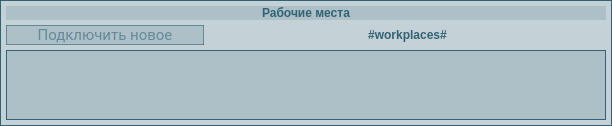
          <widget class="QFrame" name="workplace_frame">
           <property name="styleSheet">
            <string notr="true">font-size: 9pt;
color: rgba(50, 98, 115, 255);
border: 1px solid  rgba(50, 98, 115, 255);
background-color: rgba(50, 98, 115, 40);</string>
           </property>
           <layout class="QGridLayout" name="gridLayout_4">
            <property name="leftMargin">
             <number>5</number>
            </property>
            <property name="topMargin">
             <number>5</number>
            </property>
            <property name="rightMargin">
             <number>5</number>
            </property>
            <property name="bottomMargin">
             <number>5</number>
            </property>
            <property name="spacing">
             <number>5</number>
            </property>
            <item row="2" column="0" colspan="6">
             <widget class="QTableWidget" name="tableWidget">
              <property name="minimumSize">
               <size>
                <width>600</width>
                <height>0</height>
               </size>
              </property>
              <property name="maximumSize">
               <size>
                <width>600</width>
                <height>16777215</height>
               </size>
              </property>
              <property name="styleSheet">
               <string notr="true">QTableWidget {
   selection-background-color: rgba(50, 98, 115, 120);
   background-color: rgba(50, 98, 115, 40);
   color: #FFFFFF;
   font-weight: Normal;
   border-color: rgba(50, 98, 115, 255);
}

QHeaderView::section {
   background-color: rgba(50, 98, 115, 220);
   color: #FFFFFF;
   font-family: Roboto;
   font-size: 15px;
   font-weight: Normal;
}

QTableWidget::item {
   selection-background-color: rgba(50, 98, 115, 120);
   background-color: rgba(50, 98, 115, 40);
   color: #13242B;
   font-size: 15px;
   font-weight: Normal;
   border-style: none;
   border-bottom: #13242B;
}

QScrollBar {
background-color: rgba(50, 98, 115, 70);
}
</string>
              </property>
              <property name="sizeAdjustPolicy">
               <enum>QAbstractScrollArea::AdjustToContents</enum>
              </property>
             </widget>
            </item>
            <item row="0" column="0" colspan="6">
             <widget class="QLabel" name="label_5">
              <property name="styleSheet">
               <string notr="true">color: #326273;
font-weight: bold;
background-color: rgba(50, 98, 115, 40);
border: none;</string>
              </property>
              <property name="text">
               <string>Рабочие места</string>
              </property>
              <property name="alignment">
               <set>Qt::AlignCenter</set>
              </property>
             </widget>
            </item>
            <item row="1" column="2" colspan="4">
             <widget class="QLabel" name="label_workplace">
              <property name="styleSheet">
               <string notr="true">color: #326273;
font-weight: bold;
background-color: transparent;
border: none;</string>
              </property>
              <property name="text">
               <string>#workplaces#</string>
              </property>
              <property name="alignment">
               <set>Qt::AlignCenter</set>
              </property>
             </widget>
            </item>
            <item row="1" column="0" colspan="2">
             <widget class="PushButton" name="pushButton_add_workplace">
              <property name="enabled">
               <bool>false</bool>
              </property>
              <property name="minimumSize">
               <size>
                <width>0</width>
                <height>0</height>
               </size>
              </property>
              <property name="maximumSize">
               <size>
                <width>16777215</width>
                <height>16777215</height>
               </size>
              </property>
              <property name="palette">
               <palette>
                <active>
                 <colorrole role="WindowText">
                  <brush brushstyle="SolidPattern">
                   <color alpha="255">
                    <red>255</red>
                    <green>255</green>
                    <blue>255</blue>
                   </color>
                  </brush>
                 </colorrole>
                 <colorrole role="Button">
                  <brush brushstyle="SolidPattern">
                   <color alpha="190">
                    <red>50</red>
                    <green>98</green>
                    <blue>115</blue>
                   </color>
                  </brush>
                 </colorrole>
                 <colorrole role="Light">
                  <brush brushstyle="SolidPattern">
                   <color alpha="255">
                    <red>60</red>
                    <green>145</green>
                    <blue>255</blue>
                   </color>
                  </brush>
                 </colorrole>
                 <colorrole role="Midlight">
                  <brush brushstyle="SolidPattern">
                   <color alpha="255">
                    <red>36</red>
                    <green>119</green>
                    <blue>227</blue>
                   </color>
                  </brush>
                 </colorrole>
                 <colorrole role="Dark">
                  <brush brushstyle="SolidPattern">
                   <color alpha="255">
                    <red>6</red>
                    <green>47</green>
                    <blue>100</blue>
                   </color>
                  </brush>
                 </colorrole>
                 <colorrole role="Mid">
                  <brush brushstyle="SolidPattern">
                   <color alpha="255">
                    <red>8</red>
                    <green>62</green>
                    <blue>133</blue>
                   </color>
                  </brush>
                 </colorrole>
                 <colorrole role="Text">
                  <brush brushstyle="SolidPattern">
                   <color alpha="255">
                    <red>255</red>
                    <green>255</green>
                    <blue>255</blue>
                   </color>
                  </brush>
                 </colorrole>
                 <colorrole role="BrightText">
                  <brush brushstyle="SolidPattern">
                   <color alpha="255">
                    <red>255</red>
                    <green>255</green>
                    <blue>255</blue>
                   </color>
                  </brush>
                 </colorrole>
                 <colorrole role="ButtonText">
                  <brush brushstyle="SolidPattern">
                   <color alpha="255">
                    <red>255</red>
                    <green>255</green>
                    <blue>255</blue>
                   </color>
                  </brush>
                 </colorrole>
                 <colorrole role="Base">
                  <brush brushstyle="SolidPattern">
                   <color alpha="190">
                    <red>50</red>
                    <green>98</green>
                    <blue>115</blue>
                   </color>
                  </brush>
                 </colorrole>
                 <colorrole role="Window">
                  <brush brushstyle="SolidPattern">
                   <color alpha="190">
                    <red>50</red>
                    <green>98</green>
                    <blue>115</blue>
                   </color>
                  </brush>
                 </colorrole>
                 <colorrole role="Shadow">
                  <brush brushstyle="SolidPattern">
                   <color alpha="255">
                    <red>0</red>
                    <green>0</green>
                    <blue>0</blue>
                   </color>
                  </brush>
                 </colorrole>
                 <colorrole role="AlternateBase">
                  <brush brushstyle="SolidPattern">
                   <color alpha="255">
                    <red>133</red>
                    <green>174</green>
                    <blue>227</blue>
                   </color>
                  </brush>
                 </colorrole>
                 <colorrole role="ToolTipBase">
                  <brush brushstyle="SolidPattern">
                   <color alpha="255">
                    <red>255</red>
                    <green>255</green>
                    <blue>220</blue>
                   </color>
                  </brush>
                 </colorrole>
                 <colorrole role="ToolTipText">
                  <brush brushstyle="SolidPattern">
                   <color alpha="255">
                    <red>0</red>
                    <green>0</green>
                    <blue>0</blue>
                   </color>
                  </brush>
                 </colorrole>
                 <colorrole role="PlaceholderText">
                  <brush brushstyle="SolidPattern">
                   <color alpha="128">
                    <red>255</red>
                    <green>255</green>
                    <blue>255</blue>
                   </color>
                  </brush>
                 </colorrole>
                </active>
                <inactive>
                 <colorrole role="WindowText">
                  <brush brushstyle="SolidPattern">
                   <color alpha="255">
                    <red>255</red>
                    <green>255</green>
                    <blue>255</blue>
                   </color>
                  </brush>
                 </colorrole>
                 <colorrole role="Button">
                  <brush brushstyle="SolidPattern">
                   <color alpha="190">
                    <red>50</red>
                    <green>98</green>
                    <blue>115</blue>
                   </color>
                  </brush>
                 </colorrole>
                 <colorrole role="Light">
                  <brush brushstyle="SolidPattern">
                   <color alpha="255">
                    <red>60</red>
                    <green>145</green>
                    <blue>255</blue>
                   </color>
                  </brush>
                 </colorrole>
                 <colorrole role="Midlight">
                  <brush brushstyle="SolidPattern">
                   <color alpha="255">
                    <red>36</red>
                    <green>119</green>
                    <blue>227</blue>
                   </color>
                  </brush>
                 </colorrole>
                 <colorrole role="Dark">
                  <brush brushstyle="SolidPattern">
                   <color alpha="255">
                    <red>6</red>
                    <green>47</green>
                    <blue>100</blue>
                   </color>
                  </brush>
                 </colorrole>
                 <colorrole role="Mid">
                  <brush brushstyle="SolidPattern">
                   <color alpha="255">
                    <red>8</red>
                    <green>62</green>
                    <blue>133</blue>
                   </color>
                  </brush>
                 </colorrole>
                 <colorrole role="Text">
                  <brush brushstyle="SolidPattern">
                   <color alpha="255">
                    <red>255</red>
                    <green>255</green>
                    <blue>255</blue>
                   </color>
                  </brush>
                 </colorrole>
                 <colorrole role="BrightText">
                  <brush brushstyle="SolidPattern">
                   <color alpha="255">
                    <red>255</red>
                    <green>255</green>
                    <blue>255</blue>
                   </color>
                  </brush>
                 </colorrole>
                 <colorrole role="ButtonText">
                  <brush brushstyle="SolidPattern">
                   <color alpha="255">
                    <red>255</red>
                    <green>255</green>
                    <blue>255</blue>
                   </color>
                  </brush>
                 </colorrole>
                 <colorrole role="Base">
                  <brush brushstyle="SolidPattern">
                   <color alpha="190">
                    <red>50</red>
                    <green>98</green>
                    <blue>115</blue>
                   </color>
                  </brush>
                 </colorrole>
                 <colorrole role="Window">
                  <brush brushstyle="SolidPattern">
                   <color alpha="190">
                    <red>50</red>
                    <green>98</green>
                    <blue>115</blue>
                   </color>
                  </brush>
                 </colorrole>
                 <colorrole role="Shadow">
                  <brush brushstyle="SolidPattern">
                   <color alpha="255">
                    <red>0</red>
                    <green>0</green>
                    <blue>0</blue>
                   </color>
                  </brush>
                 </colorrole>
                 <colorrole role="AlternateBase">
                  <brush brushstyle="SolidPattern">
                   <color alpha="255">
                    <red>133</red>
                    <green>174</green>
                    <blue>227</blue>
                   </color>
                  </brush>
                 </colorrole>
                 <colorrole role="ToolTipBase">
                  <brush brushstyle="SolidPattern">
                   <color alpha="255">
                    <red>255</red>
                    <green>255</green>
                    <blue>220</blue>
                   </color>
                  </brush>
                 </colorrole>
                 <colorrole role="ToolTipText">
                  <brush brushstyle="SolidPattern">
                   <color alpha="255">
                    <red>0</red>
                    <green>0</green>
                    <blue>0</blue>
                   </color>
                  </brush>
                 </colorrole>
                 <colorrole role="PlaceholderText">
                  <brush brushstyle="SolidPattern">
                   <color alpha="128">
                    <red>255</red>
                    <green>255</green>
                    <blue>255</blue>
                   </color>
                  </brush>
                 </colorrole>
                </inactive>
                <disabled>
                 <colorrole role="WindowText">
                  <brush brushstyle="SolidPattern">
                   <color alpha="150">
                    <red>50</red>
                    <green>98</green>
                    <blue>115</blue>
                   </color>
                  </brush>
                 </colorrole>
                 <colorrole role="Button">
                  <brush brushstyle="SolidPattern">
                   <color alpha="40">
                    <red>50</red>
                    <green>98</green>
                    <blue>115</blue>
                   </color>
                  </brush>
                 </colorrole>
                 <colorrole role="Light">
                  <brush brushstyle="SolidPattern">
                   <color alpha="255">
                    <red>60</red>
                    <green>145</green>
                    <blue>255</blue>
                   </color>
                  </brush>
                 </colorrole>
                 <colorrole role="Midlight">
                  <brush brushstyle="SolidPattern">
                   <color alpha="255">
                    <red>36</red>
                    <green>119</green>
                    <blue>227</blue>
                   </color>
                  </brush>
                 </colorrole>
                 <colorrole role="Dark">
                  <brush brushstyle="SolidPattern">
                   <color alpha="255">
                    <red>6</red>
                    <green>47</green>
                    <blue>100</blue>
                   </color>
                  </brush>
                 </colorrole>
                 <colorrole role="Mid">
                  <brush brushstyle="SolidPattern">
                   <color alpha="255">
                    <red>8</red>
                    <green>62</green>
                    <blue>133</blue>
                   </color>
                  </brush>
                 </colorrole>
                 <colorrole role="Text">
                  <brush brushstyle="SolidPattern">
                   <color alpha="150">
                    <red>50</red>
                    <green>98</green>
                    <blue>115</blue>
                   </color>
                  </brush>
                 </colorrole>
                 <colorrole role="BrightText">
                  <brush brushstyle="SolidPattern">
                   <color alpha="255">
                    <red>255</red>
                    <green>255</green>
                    <blue>255</blue>
                   </color>
                  </brush>
                 </colorrole>
                 <colorrole role="ButtonText">
                  <brush brushstyle="SolidPattern">
                   <color alpha="150">
                    <red>50</red>
                    <green>98</green>
                    <blue>115</blue>
                   </color>
                  </brush>
                 </colorrole>
                 <colorrole role="Base">
                  <brush brushstyle="SolidPattern">
                   <color alpha="40">
                    <red>50</red>
                    <green>98</green>
                    <blue>115</blue>
                   </color>
                  </brush>
                 </colorrole>
                 <colorrole role="Window">
                  <brush brushstyle="SolidPattern">
                   <color alpha="40">
                    <red>50</red>
                    <green>98</green>
                    <blue>115</blue>
                   </color>
                  </brush>
                 </colorrole>
                 <colorrole role="Shadow">
                  <brush brushstyle="SolidPattern">
                   <color alpha="255">
                    <red>0</red>
                    <green>0</green>
                    <blue>0</blue>
                   </color>
                  </brush>
                 </colorrole>
                 <colorrole role="AlternateBase">
                  <brush brushstyle="SolidPattern">
                   <color alpha="255">
                    <red>12</red>
                    <green>94</green>
                    <blue>200</blue>
                   </color>
                  </brush>
                 </colorrole>
                 <colorrole role="ToolTipBase">
                  <brush brushstyle="SolidPattern">
                   <color alpha="255">
                    <red>255</red>
                    <green>255</green>
                    <blue>220</blue>
                   </color>
                  </brush>
                 </colorrole>
                 <colorrole role="ToolTipText">
                  <brush brushstyle="SolidPattern">
                   <color alpha="255">
                    <red>0</red>
                    <green>0</green>
                    <blue>0</blue>
                   </color>
                  </brush>
                 </colorrole>
                 <colorrole role="PlaceholderText">
                  <brush brushstyle="SolidPattern">
                   <color alpha="75">
                    <red>50</red>
                    <green>98</green>
                    <blue>115</blue>
                   </color>
                  </brush>
                 </colorrole>
                </disabled>
               </palette>
              </property>
              <property name="font">
               <font>
                <family>Roboto</family>
                <pointsize>11</pointsize>
                <italic>false</italic>
                <bold>false</bold>
               </font>
              </property>
              <property name="layoutDirection">
               <enum>Qt::RightToLeft</enum>
              </property>
              <property name="styleSheet">
               <string notr="true">QPushButton {
background-color: rgba(50, 98, 115, 190);
font-size: 11pt;
color: White;
border: None;
}

QPushButton::hover {
background-color: rgba(50, 98, 115, 255);
border: 2px solid rgba(92, 158, 173, 255);
}

QPushButton::pressed {
background-color: rgba(92, 158, 173, 255);
border: 1px solid rgba(255, 255, 255, 255);
}

QPushButton::disabled {
background-color:  rgba(50, 98, 115, 40);
border: 1px solid rgba(50, 98, 115, 150);
color:  rgba(50, 98, 115, 150);
}</string>
              </property>
              <property name="text">
               <string>Подключить новое</string>
              </property>
             </widget>
            </item>
           </layout>
          </widget>
